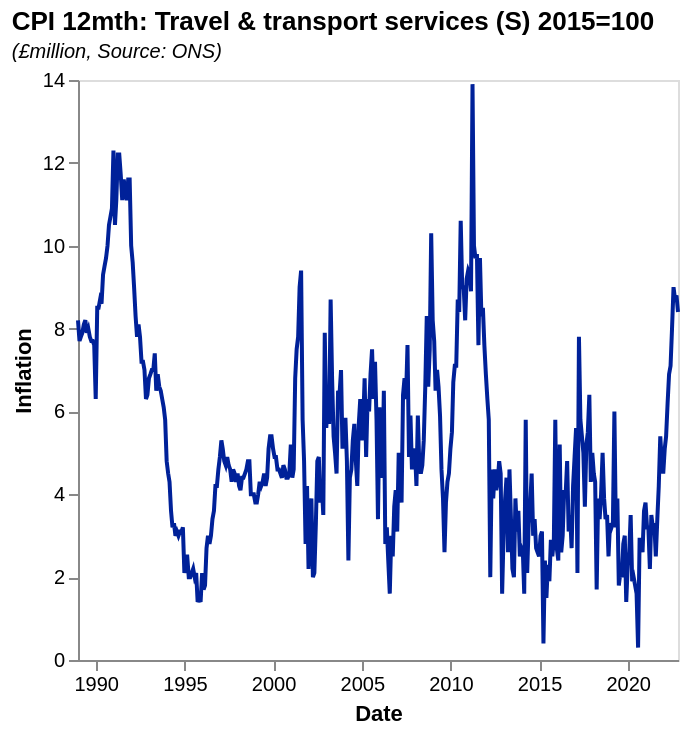

Source (Vega-Lite JSON):
### Vega-Lite specification from a JSON file in a GitHub repository (floating-point values rounded to 4 significant figures; data arrays with more than 128 entries replaced by an {"elided": "..."} marker saying what was removed)
{"$schema": "https://vega.github.io/schema/vega-lite/v5.json", "data": {"values": {"elided": "407 records"}, "format": {"parse": {"date": "date"}}}, "title": {"text": "CPI 12mth: Travel & transport services (S) 2015=100", "subtitle": "(£million, Source: ONS)", "subtitleFontStyle": "italic", "subtitleFontSize": 10, "anchor": "start", "color": "black"}, "width": 300, "height": 290, "mark": {"type": "line", "color": "#002199"}, "encoding": {"x": {"field": "date", "type": "temporal", "axis": {"grid": false}, "title": "Date"}, "y": {"field": "value", "type": "quantitative", "axis": {"grid": false}, "title": "Inflation"}}, "config": {}}
